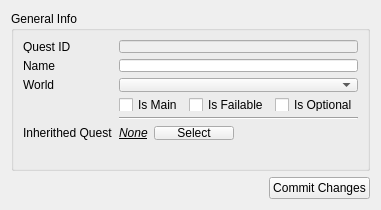
<?xml version="1.0" encoding="UTF-8"?>
<ui version="4.0">
 <class>QuestGeneralInfo</class>
 <widget class="QWidget" name="QuestGeneralInfo">
  <property name="geometry">
   <rect>
    <x>0</x>
    <y>0</y>
    <width>353</width>
    <height>205</height>
   </rect>
  </property>
  <property name="sizePolicy">
   <sizepolicy hsizetype="Expanding" vsizetype="Expanding">
    <horstretch>0</horstretch>
    <verstretch>0</verstretch>
   </sizepolicy>
  </property>
  <property name="windowTitle">
   <string>Form</string>
  </property>
  <layout class="QVBoxLayout" name="verticalLayout">
   <item>
    <widget class="QGroupBox" name="groupBox">
     <property name="sizePolicy">
      <sizepolicy hsizetype="Minimum" vsizetype="Minimum">
       <horstretch>0</horstretch>
       <verstretch>0</verstretch>
      </sizepolicy>
     </property>
     <property name="maximumSize">
      <size>
       <width>16777215</width>
       <height>160</height>
      </size>
     </property>
     <property name="title">
      <string>General Info</string>
     </property>
     <property name="alignment">
      <set>Qt::AlignLeading|Qt::AlignLeft|Qt::AlignTop</set>
     </property>
     <property name="checkable">
      <bool>false</bool>
     </property>
     <layout class="QFormLayout" name="formLayout">
      <item row="0" column="0">
       <widget class="QLabel" name="label">
        <property name="text">
         <string>Quest ID</string>
        </property>
       </widget>
      </item>
      <item row="0" column="1">
       <widget class="QLineEdit" name="tbxId">
        <property name="enabled">
         <bool>false</bool>
        </property>
       </widget>
      </item>
      <item row="1" column="0">
       <widget class="QLabel" name="label_2">
        <property name="text">
         <string>Name</string>
        </property>
       </widget>
      </item>
      <item row="1" column="1">
       <widget class="QLineEdit" name="tbxName"/>
      </item>
      <item row="2" column="0">
       <widget class="QLabel" name="label_3">
        <property name="text">
         <string>World</string>
        </property>
       </widget>
      </item>
      <item row="2" column="1">
       <widget class="QComboBox" name="worldComboBox"/>
      </item>
      <item row="3" column="1">
       <layout class="QHBoxLayout" name="horizontalLayout">
        <item>
         <widget class="QCheckBox" name="chkMain">
          <property name="text">
           <string>Is Main</string>
          </property>
         </widget>
        </item>
        <item>
         <widget class="QCheckBox" name="chkFailable">
          <property name="text">
           <string>Is Failable</string>
          </property>
         </widget>
        </item>
        <item>
         <widget class="QCheckBox" name="chkOptional">
          <property name="text">
           <string>Is Optional</string>
          </property>
         </widget>
        </item>
       </layout>
      </item>
      <item row="6" column="0">
       <widget class="QLabel" name="label_4">
        <property name="text">
         <string/>
        </property>
       </widget>
      </item>
      <item row="3" column="0">
       <widget class="QLabel" name="label_5">
        <property name="text">
         <string/>
        </property>
       </widget>
      </item>
      <item row="5" column="0">
       <widget class="QLabel" name="label_7">
        <property name="text">
         <string>Inherithed Quest</string>
        </property>
       </widget>
      </item>
      <item row="5" column="1">
       <layout class="QHBoxLayout" name="horizontalLayout_2" stretch="0,0,0">
        <property name="spacing">
         <number>6</number>
        </property>
        <property name="sizeConstraint">
         <enum>QLayout::SetMaximumSize</enum>
        </property>
        <property name="bottomMargin">
         <number>0</number>
        </property>
        <item>
         <widget class="QLabel" name="lblInheritedQuest">
          <property name="sizePolicy">
           <sizepolicy hsizetype="Minimum" vsizetype="Minimum">
            <horstretch>0</horstretch>
            <verstretch>0</verstretch>
           </sizepolicy>
          </property>
          <property name="font">
           <font>
            <italic>true</italic>
            <underline>true</underline>
            <stylestrategy>PreferAntialias</stylestrategy>
           </font>
          </property>
          <property name="text">
           <string>None</string>
          </property>
          <property name="textFormat">
           <enum>Qt::PlainText</enum>
          </property>
         </widget>
        </item>
        <item>
         <widget class="QPushButton" name="pushButton">
          <property name="text">
           <string>Select</string>
          </property>
         </widget>
        </item>
        <item>
         <spacer name="horizontalSpacer">
          <property name="orientation">
           <enum>Qt::Horizontal</enum>
          </property>
          <property name="sizeType">
           <enum>QSizePolicy::Expanding</enum>
          </property>
          <property name="sizeHint" stdset="0">
           <size>
            <width>40</width>
            <height>20</height>
           </size>
          </property>
         </spacer>
        </item>
       </layout>
      </item>
      <item row="4" column="1">
       <widget class="Line" name="line">
        <property name="orientation">
         <enum>Qt::Horizontal</enum>
        </property>
       </widget>
      </item>
     </layout>
    </widget>
   </item>
   <item alignment="Qt::AlignRight|Qt::AlignBottom">
    <widget class="QPushButton" name="btnCommit">
     <property name="text">
      <string>Commit Changes</string>
     </property>
    </widget>
   </item>
  </layout>
 </widget>
 <resources/>
 <connections/>
</ui>
